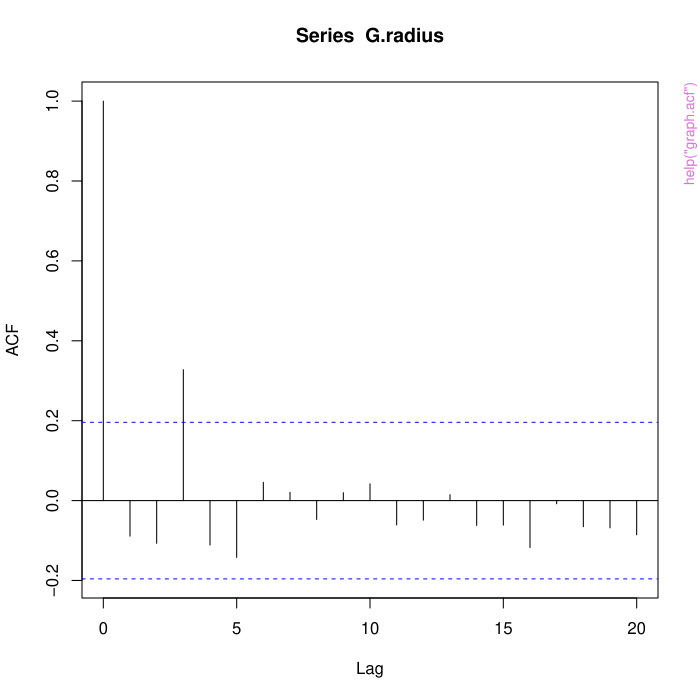

The R source for this figure:
pkgname <- "statGraph"
source(file.path(R.home("share"), "R", "examples-header.R"))
options(warn = 1)
library('statGraph')

base::assign(".oldSearch", base::search(), pos = 'CheckExEnv')
base::assign(".old_wd", base::getwd(), pos = 'CheckExEnv')
cleanEx()
nameEx("GIC")
### * GIC

flush(stderr()); flush(stdout())

### Name: GIC
### Title: Graph Information Criterion (GIC)
### Aliases: GIC
### Keywords: graph_information_criterion

### ** Examples

set.seed(1)
G <- igraph::sample_gnp(n=50, p=0.5)

# Using a string to indicate the graph model
result1 <- GIC(G, "ER", 0.5)
result1

# Using a function to describe the graph model
# Erdos-Renyi graph
model <- function(n, p) {
   return (igraph::sample_gnp(n, p))
}
result2 <- GIC(G, model, 0.5)
result2




cleanEx()
nameEx("anogva")
### * anogva

flush(stderr()); flush(stdout())

### Name: anogva
### Title: ANOGVA Analysis Of Graph Variability
### Aliases: anogva
### Keywords: analysis_of_graph_variability

### ** Examples


set.seed(1)
g1 <- g2 <- g3 <- list()
for (i in 1:20) {
  g1[[i]] <- igraph::sample_gnp(50, 0.50)
  g2[[i]] <- igraph::sample_gnp(50, 0.50)
  g3[[i]] <- igraph::sample_gnp(50, 0.52)
}
G <- c(g1, g2, g3)
label <- c(rep(1,20),rep(2,20),rep(3,20))
result <- anogva(G, label, maxBoot=50)
result




cleanEx()
nameEx("graph.acf")
### * graph.acf

flush(stderr()); flush(stdout())

### Name: graph.acf
### Title: Auto Correlation Function Estimation for Graphs
### Aliases: graph.acf
### Keywords: autocorrelation

### ** Examples

set.seed(1)
G <- list()
p <- array(0, 100)
p[1:3] <- rnorm(3)
for (t in 4:100) {
  p[t] <- 0.5*p[t-3] + rnorm(1)
}
ma <- max(p)
mi <- min(p)
p <- (p - mi)/(ma-mi)
for (t in 1:100) {
  G[[t]] <- igraph::sample_gnp(100, p[t])
}
graph.acf(G, plot=TRUE)




cleanEx()
nameEx("graph.cem")
### * graph.cem

flush(stderr()); flush(stdout())

### Name: graph.cem
### Title: Clustering Expectation-Maximization for Graphs (graph.cem)
### Aliases: graph.cem
### Keywords: graph.cem

### ** Examples




cleanEx()
nameEx("graph.cerqueira.test")
### * graph.cerqueira.test

flush(stderr()); flush(stdout())

### Name: graph.cerqueira.test
### Title: Cerqueira's hypothesis testing for random graphs.
### Aliases: graph.cerqueira.test

### ** Examples





cleanEx()
nameEx("graph.cor.test")
### * graph.cor.test

flush(stderr()); flush(stdout())

### Name: graph.cor.test
### Title: Test for Association / Correlation Between Paired Samples of
###   Graphs
### Aliases: graph.cor.test
### Keywords: correlation_coefficient

### ** Examples

set.seed(1)
G1 <- G2 <- list()

p <- MASS::mvrnorm(50, mu=c(0,0), Sigma=matrix(c(1, 0.5, 0.5, 1), 2, 2))

ma <- max(p)
mi <- min(p)
p[,1] <- (p[,1] - mi)/(ma - mi)
p[,2] <- (p[,2] - mi)/(ma - mi)

for (i in 1:50) {
  G1[[i]] <- igraph::sample_gnp(50, p[i,1])
  G2[[i]] <- igraph::sample_gnp(50, p[i,2])
}
graph.cor.test(G1, G2)




cleanEx()
nameEx("graph.entropy")
### * graph.entropy

flush(stderr()); flush(stdout())

### Name: graph.entropy
### Title: Graph spectral entropy
### Aliases: graph.entropy
### Keywords: spectral_entropy

### ** Examples

G <- igraph::sample_gnp(n=100, p=0.5)
entropy <- graph.entropy(Graph = G)
entropy




cleanEx()
nameEx("graph.fraiman.test")
### * graph.fraiman.test

flush(stderr()); flush(stdout())

### Name: graph.fraiman.test
### Title: Fraiman's hypothesis testing for random graphs.
### Aliases: graph.fraiman.test

### ** Examples





cleanEx()
nameEx("graph.ghoshdastidar.test")
### * graph.ghoshdastidar.test

flush(stderr()); flush(stdout())

### Name: graph.ghoshdastidar.test
### Title: Ghoshdastidar hypothesis testing for large random graphs.
### Aliases: graph.ghoshdastidar.test

### ** Examples





cleanEx()
nameEx("graph.hclust")
### * graph.hclust

flush(stderr()); flush(stdout())

### Name: graph.hclust
### Title: Hierarchical cluster analysis on a list of graphs.
### Aliases: graph.hclust
### Keywords: clustering

### ** Examples

set.seed(1)
G <- list()
for (i in 1:5) {
  G[[i]] <- igraph::sample_gnp(50, 0.5)
}
for (i in 6:10) {
  G[[i]] <- igraph::sample_smallworld(1, 50, 8, 0.2)
}
for (i in 11:15) {
  G[[i]] <- igraph::sample_pa(50, power = 1, directed = FALSE)
}
graph.hclust(G, 3)




cleanEx()
nameEx("graph.kmeans")
### * graph.kmeans

flush(stderr()); flush(stdout())

### Name: graph.kmeans
### Title: K-means for Graphs
### Aliases: graph.kmeans
### Keywords: k-means

### ** Examples

set.seed(42)
g <- list()
for(i in 1:5){
  g[[i]] <- igraph::sample_gnp(30, p=0.2)
}
for(i in 6:10){
  g[[i]] <- igraph::sample_gnp(30, p=0.5)
}
res <- graph.kmeans(g, k=2, nstart=2)
res




cleanEx()
nameEx("graph.model.selection")
### * graph.model.selection

flush(stderr()); flush(stdout())

### Name: graph.model.selection
### Title: Graph model selection
### Aliases: graph.model.selection
### Keywords: model_selection

### ** Examples


## Example using an igraph object as input data
set.seed(1)
G <- igraph::sample_gnp(n=30, p=0.5)

# Using strings to indicate the graph models
result1 <- graph.model.selection(G, models=c("ER", "WS"), eps = 0.5)
result1





cleanEx()
nameEx("graph.mult.scaling")
### * graph.mult.scaling

flush(stderr()); flush(stdout())

### Name: graph.mult.scaling
### Title: Multidimensional scaling of graphs
### Aliases: graph.mult.scaling
### Keywords: multidimensional_scaling

### ** Examples

set.seed(1)
G <- list()
for (i in 1:5) {
  G[[i]] <- igraph::sample_gnp(50, 0.5)
}
for (i in 6:10) {
  G[[i]] <- igraph::sample_smallworld(1, 50, 8, 0.2)
}
for (i in 11:15) {
  G[[i]] <- igraph::sample_pa(50, power = 1, directed = FALSE)
}
graph.mult.scaling(G)




cleanEx()
nameEx("graph.param.estimator")
### * graph.param.estimator

flush(stderr()); flush(stdout())

### Name: graph.param.estimator
### Title: Graph parameter estimator
### Aliases: graph.param.estimator
### Keywords: parameter_estimation

### ** Examples

set.seed(1)
G <- igraph::sample_gnp(n=50, p=0.5)

# Using a string to indicate the graph model
result1 <- graph.param.estimator(G, "ER", eps=0.25)
result1






cleanEx()
nameEx("graph.spectral.density")
### * graph.spectral.density

flush(stderr()); flush(stdout())

### Name: graph.spectral.density
### Title: Graph spectral density
### Aliases: graph.spectral.density
### Keywords: eigenvalue_density

### ** Examples

set.seed(42)
G <- igraph::sample_smallworld(dim = 1, size = 50, nei = 2, p = 0.2)

# Obtain the spectral density
density <- graph.spectral.density(Graph = G)
density




cleanEx()
nameEx("graph.takahashi.test")
### * graph.takahashi.test

flush(stderr()); flush(stdout())

### Name: graph.takahashi.test
### Title: Test for the Jensen-Shannon divergence between graphs
### Aliases: graph.takahashi.test
### Keywords: graph_comparison

### ** Examples

set.seed(1)
G1 <- G2 <- list()
for (i in 1:20) {
  G1[[i]] <- igraph::sample_gnp(n=50, p=0.5)
}
for (i in 1:20) {
  G2[[i]] <- igraph::sample_gnp(n=50, p=0.51)
}
result <- graph.takahashi.test(G1, G2, maxBoot=100)
result




cleanEx()
nameEx("graph.tang.test")
### * graph.tang.test

flush(stderr()); flush(stdout())

### Name: graph.tang.test
### Title: Tang hypothesis testing for random graphs.
### Aliases: graph.tang.test

### ** Examples

set.seed(42)

## test under H0
lpvs <- matrix(rnorm(200), 20, 10)
lpvs <- apply(lpvs, 2, function(x) { return (abs(x)/sqrt(sum(x^2))) })
Graph1 <- igraph::sample_dot_product(lpvs)
Graph2 <- igraph::sample_dot_product(lpvs)
D <- graph.tang.test(Graph1,Graph2, 5, printResult = TRUE)

## test under H1
lpvs2 <- matrix(pnorm(200), 20, 10)
lpvs2 <- apply(lpvs2, 2, function(x) { return (abs(x)/sqrt(sum(x^2))) })
g2 <- suppressWarnings(igraph::sample_dot_product(lpvs2))
D <- graph.tang.test(Graph1,Graph2, 5, printResult = TRUE)





cleanEx()
nameEx("sp.anogva")
### * sp.anogva

flush(stderr()); flush(stdout())

### Name: sp.anogva
### Title: Semi-Parametric Analysis Of Graph Variability (ANOGVA)
### Aliases: sp.anogva
### Keywords: semi_parametric_analysis_of_graph_variability

### ** Examples






### * <FOOTER>
###
cleanEx()
options(digits = 7L)
base::cat("Time elapsed: ", proc.time() - base::get("ptime", pos = 'CheckExEnv'),"\n")
grDevices::dev.off()
###
### Local variables: ***
### mode: outline-minor ***
### outline-regexp: "\\(> \\)?### [*]+" ***
### End: ***
quit('no')
